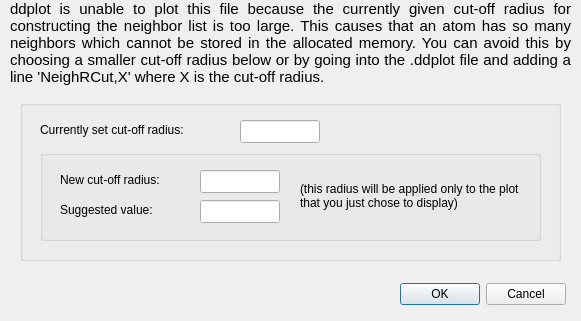
<?xml version="1.0" encoding="UTF-8"?>
<ui version="4.0">
 <class>DNewCutOff</class>
 <widget class="QDialog" name="DNewCutOff">
  <property name="geometry">
   <rect>
    <x>0</x>
    <y>0</y>
    <width>581</width>
    <height>321</height>
   </rect>
  </property>
  <property name="windowTitle">
   <string>Give a new cut-off radius for the neighbor list</string>
  </property>
  <property name="modal">
   <bool>true</bool>
  </property>
  <widget class="QLabel" name="TextLabel1">
   <property name="geometry">
    <rect>
     <x>10</x>
     <y>0</y>
     <width>561</width>
     <height>101</height>
    </rect>
   </property>
   <property name="text">
    <string>&lt;!DOCTYPE HTML PUBLIC &quot;-//W3C//DTD HTML 4.0//EN&quot; &quot;http://www.w3.org/TR/REC-html40/strict.dtd&quot;&gt;
&lt;html&gt;&lt;head&gt;&lt;meta name=&quot;qrichtext&quot; content=&quot;1&quot; /&gt;&lt;style type=&quot;text/css&quot;&gt;
p, li { white-space: pre-wrap; }
&lt;/style&gt;&lt;/head&gt;&lt;body style=&quot; font-family:'Ubuntu'; font-size:11pt; font-weight:400; font-style:normal;&quot;&gt;
&lt;p align=&quot;justify&quot; style=&quot; margin-top:0px; margin-bottom:0px; margin-left:0px; margin-right:0px; -qt-block-indent:0; text-indent:0px;&quot;&gt;ddplot is unable to plot this file because the currently given cut-off radius for constructing the neighbor list is too large. This causes that an atom has so many neighbors which cannot be stored in the allocated memory. You can avoid this by choosing a smaller cut-off radius below or by going into the .ddplot file and adding a line 'NeighRCut,X' where X is the cut-off radius.&lt;/p&gt;&lt;/body&gt;&lt;/html&gt;</string>
   </property>
   <property name="textFormat">
    <enum>Qt::RichText</enum>
   </property>
   <property name="alignment">
    <set>Qt::AlignLeading|Qt::AlignLeft|Qt::AlignTop</set>
   </property>
   <property name="wordWrap">
    <bool>true</bool>
   </property>
   <property name="margin">
    <number>5</number>
   </property>
  </widget>
  <widget class="QGroupBox" name="groupBox">
   <property name="geometry">
    <rect>
     <x>20</x>
     <y>100</y>
     <width>541</width>
     <height>161</height>
    </rect>
   </property>
   <property name="title">
    <string/>
   </property>
   <widget class="QLabel" name="textLabel1">
    <property name="geometry">
     <rect>
      <x>20</x>
      <y>20</y>
      <width>191</width>
      <height>20</height>
     </rect>
    </property>
    <property name="text">
     <string>Currently set cut-off radius:</string>
    </property>
    <property name="wordWrap">
     <bool>false</bool>
    </property>
   </widget>
   <widget class="QLineEdit" name="rCurrent">
    <property name="geometry">
     <rect>
      <x>220</x>
      <y>20</y>
      <width>80</width>
      <height>23</height>
     </rect>
    </property>
    <property name="acceptDrops">
     <bool>true</bool>
    </property>
    <property name="readOnly">
     <bool>true</bool>
    </property>
   </widget>
   <widget class="QGroupBox" name="groupBox_2">
    <property name="geometry">
     <rect>
      <x>20</x>
      <y>50</y>
      <width>501</width>
      <height>91</height>
     </rect>
    </property>
    <property name="title">
     <string/>
    </property>
    <widget class="QLabel" name="textLabel2">
     <property name="geometry">
      <rect>
       <x>260</x>
       <y>20</y>
       <width>231</width>
       <height>51</height>
      </rect>
     </property>
     <property name="text">
      <string>(this radius will be applied only to the plot that you just chose to display)</string>
     </property>
     <property name="wordWrap">
      <bool>true</bool>
     </property>
    </widget>
    <widget class="QLabel" name="textLabel1_2">
     <property name="geometry">
      <rect>
       <x>20</x>
       <y>20</y>
       <width>131</width>
       <height>20</height>
      </rect>
     </property>
     <property name="text">
      <string>New cut-off radius:</string>
     </property>
     <property name="wordWrap">
      <bool>false</bool>
     </property>
    </widget>
    <widget class="QLineEdit" name="rNew">
     <property name="geometry">
      <rect>
       <x>160</x>
       <y>20</y>
       <width>80</width>
       <height>23</height>
      </rect>
     </property>
    </widget>
    <widget class="QLineEdit" name="rTry">
     <property name="geometry">
      <rect>
       <x>160</x>
       <y>50</y>
       <width>80</width>
       <height>23</height>
      </rect>
     </property>
     <property name="readOnly">
      <bool>true</bool>
     </property>
    </widget>
    <widget class="QLabel" name="textLabel1_3">
     <property name="geometry">
      <rect>
       <x>20</x>
       <y>50</y>
       <width>131</width>
       <height>20</height>
      </rect>
     </property>
     <property name="text">
      <string>Suggested value:</string>
     </property>
     <property name="wordWrap">
      <bool>false</bool>
     </property>
    </widget>
   </widget>
  </widget>
  <widget class="QDialogButtonBox" name="buttonBox">
   <property name="geometry">
    <rect>
     <x>390</x>
     <y>280</y>
     <width>176</width>
     <height>28</height>
    </rect>
   </property>
   <property name="standardButtons">
    <set>QDialogButtonBox::Cancel|QDialogButtonBox::Ok</set>
   </property>
  </widget>
 </widget>
 <layoutdefault spacing="6" margin="11"/>
 <tabstops>
  <tabstop>rNew</tabstop>
  <tabstop>rCurrent</tabstop>
  <tabstop>rTry</tabstop>
 </tabstops>
 <resources/>
 <connections>
  <connection>
   <sender>buttonBox</sender>
   <signal>accepted()</signal>
   <receiver>DNewCutOff</receiver>
   <slot>accept()</slot>
   <hints>
    <hint type="sourcelabel">
     <x>407</x>
     <y>283</y>
    </hint>
    <hint type="destinationlabel">
     <x>254</x>
     <y>154</y>
    </hint>
   </hints>
  </connection>
  <connection>
   <sender>buttonBox</sender>
   <signal>rejected()</signal>
   <receiver>DNewCutOff</receiver>
   <slot>reject()</slot>
   <hints>
    <hint type="sourcelabel">
     <x>407</x>
     <y>283</y>
    </hint>
    <hint type="destinationlabel">
     <x>254</x>
     <y>154</y>
    </hint>
   </hints>
  </connection>
 </connections>
</ui>
